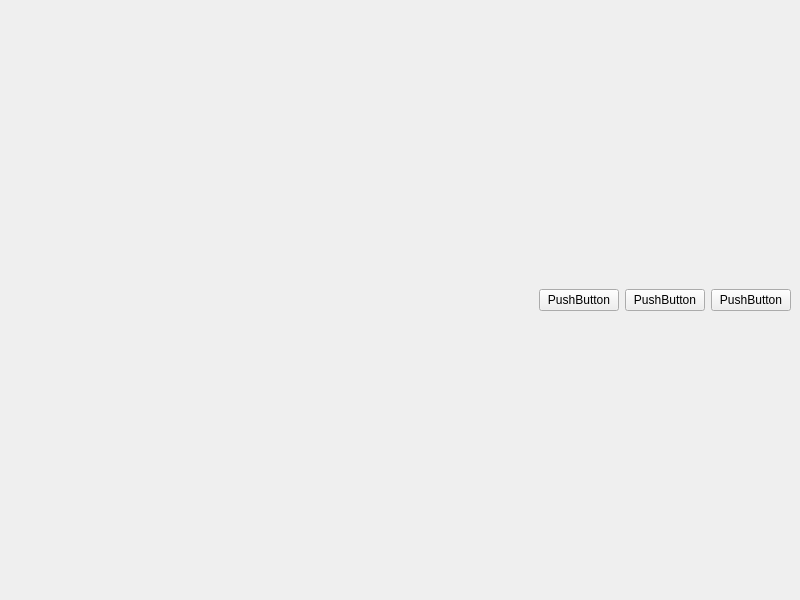
<?xml version="1.0" encoding="UTF-8"?>
<ui version="4.0">
 <class>MainWindow</class>
 <widget class="QMainWindow" name="MainWindow">
  <property name="geometry">
   <rect>
    <x>0</x>
    <y>0</y>
    <width>800</width>
    <height>600</height>
   </rect>
  </property>
  <property name="windowTitle">
   <string>MainWindow</string>
  </property>
  <widget class="QWidget" name="centralwidget">
   <layout class="QVBoxLayout" name="verticalLayout_2">
    <item>
     <layout class="QVBoxLayout" name="verticalLayout">
      <property name="sizeConstraint">
       <enum>QLayout::SetDefaultConstraint</enum>
      </property>
      <item>
       <layout class="QHBoxLayout" name="TitleLayout">
        <item>
         <spacer name="horizontalSpacer">
          <property name="orientation">
           <enum>Qt::Horizontal</enum>
          </property>
          <property name="sizeHint" stdset="0">
           <size>
            <width>40</width>
            <height>20</height>
           </size>
          </property>
         </spacer>
        </item>
        <item>
         <widget class="QPushButton" name="min_button">
          <property name="text">
           <string>PushButton</string>
          </property>
         </widget>
        </item>
        <item>
         <widget class="QPushButton" name="max_button">
          <property name="text">
           <string>PushButton</string>
          </property>
         </widget>
        </item>
        <item>
         <widget class="QPushButton" name="close_button">
          <property name="text">
           <string>PushButton</string>
          </property>
         </widget>
        </item>
       </layout>
      </item>
      <item>
       <layout class="QGridLayout" name="gridLayout"/>
      </item>
     </layout>
    </item>
   </layout>
  </widget>
 </widget>
 <resources>
  <include location="../resource/logo.qrc"/>
 </resources>
 <connections/>
</ui>
